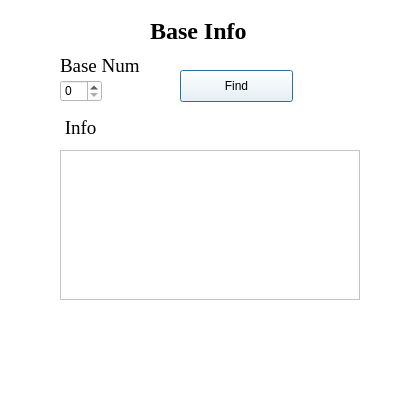
<?xml version="1.0" encoding="UTF-8"?>
<ui version="4.0">
 <class>BaseInfo</class>
 <widget class="QDialog" name="BaseInfo">
  <property name="geometry">
   <rect>
    <x>0</x>
    <y>0</y>
    <width>400</width>
    <height>400</height>
   </rect>
  </property>
  <property name="palette">
   <palette>
    <active>
     <colorrole role="WindowText">
      <brush brushstyle="SolidPattern">
       <color alpha="255">
        <red>0</red>
        <green>0</green>
        <blue>0</blue>
       </color>
      </brush>
     </colorrole>
     <colorrole role="Button">
      <brush brushstyle="SolidPattern">
       <color alpha="255">
        <red>255</red>
        <green>255</green>
        <blue>255</blue>
       </color>
      </brush>
     </colorrole>
     <colorrole role="Light">
      <brush brushstyle="SolidPattern">
       <color alpha="255">
        <red>255</red>
        <green>255</green>
        <blue>255</blue>
       </color>
      </brush>
     </colorrole>
     <colorrole role="Midlight">
      <brush brushstyle="SolidPattern">
       <color alpha="255">
        <red>255</red>
        <green>255</green>
        <blue>255</blue>
       </color>
      </brush>
     </colorrole>
     <colorrole role="Dark">
      <brush brushstyle="SolidPattern">
       <color alpha="255">
        <red>127</red>
        <green>127</green>
        <blue>127</blue>
       </color>
      </brush>
     </colorrole>
     <colorrole role="Mid">
      <brush brushstyle="SolidPattern">
       <color alpha="255">
        <red>170</red>
        <green>170</green>
        <blue>170</blue>
       </color>
      </brush>
     </colorrole>
     <colorrole role="Text">
      <brush brushstyle="SolidPattern">
       <color alpha="255">
        <red>0</red>
        <green>0</green>
        <blue>0</blue>
       </color>
      </brush>
     </colorrole>
     <colorrole role="BrightText">
      <brush brushstyle="SolidPattern">
       <color alpha="255">
        <red>255</red>
        <green>255</green>
        <blue>255</blue>
       </color>
      </brush>
     </colorrole>
     <colorrole role="ButtonText">
      <brush brushstyle="SolidPattern">
       <color alpha="255">
        <red>0</red>
        <green>0</green>
        <blue>0</blue>
       </color>
      </brush>
     </colorrole>
     <colorrole role="Base">
      <brush brushstyle="SolidPattern">
       <color alpha="255">
        <red>255</red>
        <green>255</green>
        <blue>255</blue>
       </color>
      </brush>
     </colorrole>
     <colorrole role="Window">
      <brush brushstyle="SolidPattern">
       <color alpha="255">
        <red>255</red>
        <green>255</green>
        <blue>255</blue>
       </color>
      </brush>
     </colorrole>
     <colorrole role="Shadow">
      <brush brushstyle="SolidPattern">
       <color alpha="255">
        <red>0</red>
        <green>0</green>
        <blue>0</blue>
       </color>
      </brush>
     </colorrole>
     <colorrole role="AlternateBase">
      <brush brushstyle="SolidPattern">
       <color alpha="255">
        <red>255</red>
        <green>255</green>
        <blue>255</blue>
       </color>
      </brush>
     </colorrole>
     <colorrole role="ToolTipBase">
      <brush brushstyle="SolidPattern">
       <color alpha="255">
        <red>255</red>
        <green>255</green>
        <blue>220</blue>
       </color>
      </brush>
     </colorrole>
     <colorrole role="ToolTipText">
      <brush brushstyle="SolidPattern">
       <color alpha="255">
        <red>0</red>
        <green>0</green>
        <blue>0</blue>
       </color>
      </brush>
     </colorrole>
     <colorrole role="PlaceholderText">
      <brush brushstyle="SolidPattern">
       <color alpha="128">
        <red>0</red>
        <green>0</green>
        <blue>0</blue>
       </color>
      </brush>
     </colorrole>
    </active>
    <inactive>
     <colorrole role="WindowText">
      <brush brushstyle="SolidPattern">
       <color alpha="255">
        <red>0</red>
        <green>0</green>
        <blue>0</blue>
       </color>
      </brush>
     </colorrole>
     <colorrole role="Button">
      <brush brushstyle="SolidPattern">
       <color alpha="255">
        <red>255</red>
        <green>255</green>
        <blue>255</blue>
       </color>
      </brush>
     </colorrole>
     <colorrole role="Light">
      <brush brushstyle="SolidPattern">
       <color alpha="255">
        <red>255</red>
        <green>255</green>
        <blue>255</blue>
       </color>
      </brush>
     </colorrole>
     <colorrole role="Midlight">
      <brush brushstyle="SolidPattern">
       <color alpha="255">
        <red>255</red>
        <green>255</green>
        <blue>255</blue>
       </color>
      </brush>
     </colorrole>
     <colorrole role="Dark">
      <brush brushstyle="SolidPattern">
       <color alpha="255">
        <red>127</red>
        <green>127</green>
        <blue>127</blue>
       </color>
      </brush>
     </colorrole>
     <colorrole role="Mid">
      <brush brushstyle="SolidPattern">
       <color alpha="255">
        <red>170</red>
        <green>170</green>
        <blue>170</blue>
       </color>
      </brush>
     </colorrole>
     <colorrole role="Text">
      <brush brushstyle="SolidPattern">
       <color alpha="255">
        <red>0</red>
        <green>0</green>
        <blue>0</blue>
       </color>
      </brush>
     </colorrole>
     <colorrole role="BrightText">
      <brush brushstyle="SolidPattern">
       <color alpha="255">
        <red>255</red>
        <green>255</green>
        <blue>255</blue>
       </color>
      </brush>
     </colorrole>
     <colorrole role="ButtonText">
      <brush brushstyle="SolidPattern">
       <color alpha="255">
        <red>0</red>
        <green>0</green>
        <blue>0</blue>
       </color>
      </brush>
     </colorrole>
     <colorrole role="Base">
      <brush brushstyle="SolidPattern">
       <color alpha="255">
        <red>255</red>
        <green>255</green>
        <blue>255</blue>
       </color>
      </brush>
     </colorrole>
     <colorrole role="Window">
      <brush brushstyle="SolidPattern">
       <color alpha="255">
        <red>255</red>
        <green>255</green>
        <blue>255</blue>
       </color>
      </brush>
     </colorrole>
     <colorrole role="Shadow">
      <brush brushstyle="SolidPattern">
       <color alpha="255">
        <red>0</red>
        <green>0</green>
        <blue>0</blue>
       </color>
      </brush>
     </colorrole>
     <colorrole role="AlternateBase">
      <brush brushstyle="SolidPattern">
       <color alpha="255">
        <red>255</red>
        <green>255</green>
        <blue>255</blue>
       </color>
      </brush>
     </colorrole>
     <colorrole role="ToolTipBase">
      <brush brushstyle="SolidPattern">
       <color alpha="255">
        <red>255</red>
        <green>255</green>
        <blue>220</blue>
       </color>
      </brush>
     </colorrole>
     <colorrole role="ToolTipText">
      <brush brushstyle="SolidPattern">
       <color alpha="255">
        <red>0</red>
        <green>0</green>
        <blue>0</blue>
       </color>
      </brush>
     </colorrole>
     <colorrole role="PlaceholderText">
      <brush brushstyle="SolidPattern">
       <color alpha="128">
        <red>0</red>
        <green>0</green>
        <blue>0</blue>
       </color>
      </brush>
     </colorrole>
    </inactive>
    <disabled>
     <colorrole role="WindowText">
      <brush brushstyle="SolidPattern">
       <color alpha="255">
        <red>127</red>
        <green>127</green>
        <blue>127</blue>
       </color>
      </brush>
     </colorrole>
     <colorrole role="Button">
      <brush brushstyle="SolidPattern">
       <color alpha="255">
        <red>255</red>
        <green>255</green>
        <blue>255</blue>
       </color>
      </brush>
     </colorrole>
     <colorrole role="Light">
      <brush brushstyle="SolidPattern">
       <color alpha="255">
        <red>255</red>
        <green>255</green>
        <blue>255</blue>
       </color>
      </brush>
     </colorrole>
     <colorrole role="Midlight">
      <brush brushstyle="SolidPattern">
       <color alpha="255">
        <red>255</red>
        <green>255</green>
        <blue>255</blue>
       </color>
      </brush>
     </colorrole>
     <colorrole role="Dark">
      <brush brushstyle="SolidPattern">
       <color alpha="255">
        <red>127</red>
        <green>127</green>
        <blue>127</blue>
       </color>
      </brush>
     </colorrole>
     <colorrole role="Mid">
      <brush brushstyle="SolidPattern">
       <color alpha="255">
        <red>170</red>
        <green>170</green>
        <blue>170</blue>
       </color>
      </brush>
     </colorrole>
     <colorrole role="Text">
      <brush brushstyle="SolidPattern">
       <color alpha="255">
        <red>127</red>
        <green>127</green>
        <blue>127</blue>
       </color>
      </brush>
     </colorrole>
     <colorrole role="BrightText">
      <brush brushstyle="SolidPattern">
       <color alpha="255">
        <red>255</red>
        <green>255</green>
        <blue>255</blue>
       </color>
      </brush>
     </colorrole>
     <colorrole role="ButtonText">
      <brush brushstyle="SolidPattern">
       <color alpha="255">
        <red>127</red>
        <green>127</green>
        <blue>127</blue>
       </color>
      </brush>
     </colorrole>
     <colorrole role="Base">
      <brush brushstyle="SolidPattern">
       <color alpha="255">
        <red>255</red>
        <green>255</green>
        <blue>255</blue>
       </color>
      </brush>
     </colorrole>
     <colorrole role="Window">
      <brush brushstyle="SolidPattern">
       <color alpha="255">
        <red>255</red>
        <green>255</green>
        <blue>255</blue>
       </color>
      </brush>
     </colorrole>
     <colorrole role="Shadow">
      <brush brushstyle="SolidPattern">
       <color alpha="255">
        <red>0</red>
        <green>0</green>
        <blue>0</blue>
       </color>
      </brush>
     </colorrole>
     <colorrole role="AlternateBase">
      <brush brushstyle="SolidPattern">
       <color alpha="255">
        <red>255</red>
        <green>255</green>
        <blue>255</blue>
       </color>
      </brush>
     </colorrole>
     <colorrole role="ToolTipBase">
      <brush brushstyle="SolidPattern">
       <color alpha="255">
        <red>255</red>
        <green>255</green>
        <blue>220</blue>
       </color>
      </brush>
     </colorrole>
     <colorrole role="ToolTipText">
      <brush brushstyle="SolidPattern">
       <color alpha="255">
        <red>0</red>
        <green>0</green>
        <blue>0</blue>
       </color>
      </brush>
     </colorrole>
     <colorrole role="PlaceholderText">
      <brush brushstyle="SolidPattern">
       <color alpha="128">
        <red>0</red>
        <green>0</green>
        <blue>0</blue>
       </color>
      </brush>
     </colorrole>
    </disabled>
   </palette>
  </property>
  <property name="windowTitle">
   <string>Base Info</string>
  </property>
  <widget class="QSpinBox" name="baseNum">
   <property name="geometry">
    <rect>
     <x>60</x>
     <y>80</y>
     <width>42</width>
     <height>22</height>
    </rect>
   </property>
  </widget>
  <widget class="QLabel" name="label_2">
   <property name="geometry">
    <rect>
     <x>60</x>
     <y>55</y>
     <width>81</width>
     <height>21</height>
    </rect>
   </property>
   <property name="font">
    <font>
     <family>Times New Roman</family>
     <pointsize>14</pointsize>
    </font>
   </property>
   <property name="text">
    <string>Base Num</string>
   </property>
  </widget>
  <widget class="QTextEdit" name="infoBaseWindow">
   <property name="geometry">
    <rect>
     <x>60</x>
     <y>150</y>
     <width>300</width>
     <height>150</height>
    </rect>
   </property>
  </widget>
  <widget class="QLabel" name="label">
   <property name="geometry">
    <rect>
     <x>150</x>
     <y>20</y>
     <width>101</width>
     <height>21</height>
    </rect>
   </property>
   <property name="font">
    <font>
     <family>Times New Roman</family>
     <pointsize>18</pointsize>
     <weight>75</weight>
     <bold>true</bold>
    </font>
   </property>
   <property name="text">
    <string>Base Info</string>
   </property>
  </widget>
  <widget class="QLabel" name="label_3">
   <property name="geometry">
    <rect>
     <x>60</x>
     <y>120</y>
     <width>59</width>
     <height>16</height>
    </rect>
   </property>
   <property name="font">
    <font>
     <family>Times New Roman</family>
     <pointsize>14</pointsize>
    </font>
   </property>
   <property name="text">
    <string> Info</string>
   </property>
  </widget>
  <widget class="QPushButton" name="baseInfoButton">
   <property name="geometry">
    <rect>
     <x>180</x>
     <y>70</y>
     <width>113</width>
     <height>32</height>
    </rect>
   </property>
   <property name="text">
    <string>Find</string>
   </property>
  </widget>
 </widget>
 <resources/>
 <connections/>
</ui>
